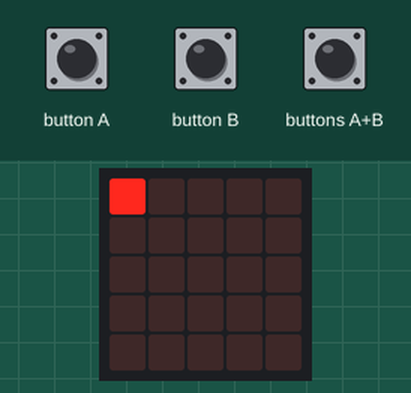
Recording of a program running on a simulated BBC micro:bit (MakeCode). On the bench: the board's 5×5 LED display. Inputs (shaded band) come from the test bench.

Above: at 10.0 s.
10.1 s: button B pressed for 0.15 s
At 11.0 s:
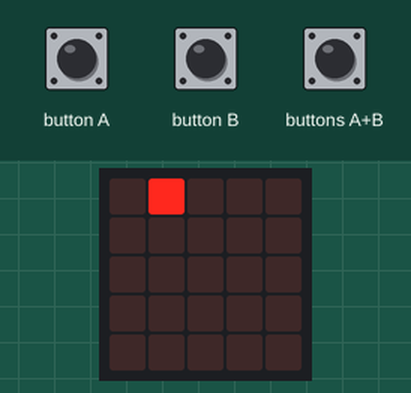
11.9 s: button B pressed for 0.15 s
At 12.8 s:
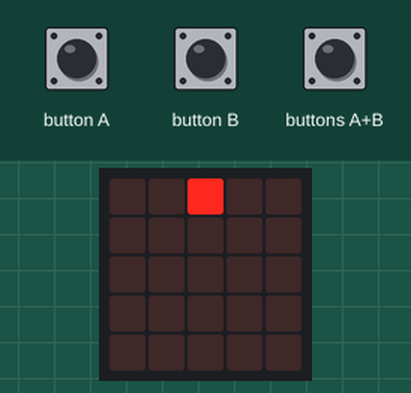
13.6 s: button B pressed for 0.15 s
At 14.6 s:
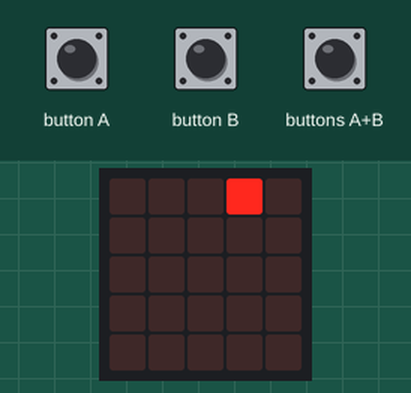
15.3 s: button B pressed for 0.15 s
At 16.3 s:
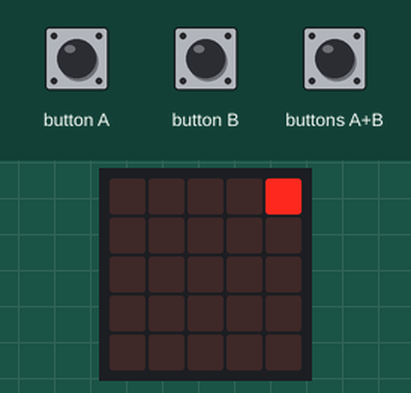
17.0 s: button B pressed for 0.15 s
At 18.1 s:
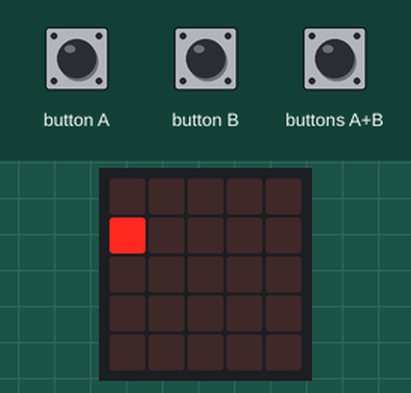
18.7 s: button B pressed for 0.15 s
At 19.9 s:
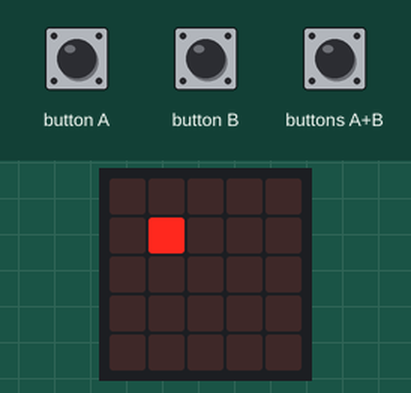
Timing chart, 0 to 21.3 s (numbered marks = the images above; inputs shaded):
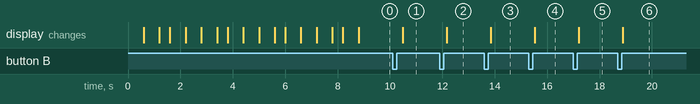

The program:

main.ts
```typescript
function Loading () {
    for (let index = 0; index < 4; index++) {
        basic.showIcon(IconNames.Square)
        basic.showIcon(IconNames.SmallSquare)
        basic.showLeds(`
            . . . . .
            . . . . .
            . . # . .
            . . . . .
            . . . . .
            `)
        basic.showIcon(IconNames.SmallSquare)
    }
    basic.clearScreen()
}
input.onButtonPressed(Button.A, function () {
    UI_number += -1
})
input.onButtonPressed(Button.AB, function () {
    UI_number = 0
})
input.onButtonPressed(Button.B, function () {
    UI_number += 1
})
let UI_number = 0
Loading()
basic.forever(function () {
    if (UI_number == 0) {
        basic.showLeds(`
            # . . . .
            . . . . .
            . . . . .
            . . . . .
            . . . . .
            `)
    } else if (UI_number == 1) {
        basic.showLeds(`
            . # . . .
            . . . . .
            . . . . .
            . . . . .
            . . . . .
            `)
    } else if (UI_number == 2) {
        basic.showLeds(`
            . . # . .
            . . . . .
            . . . . .
            . . . . .
            . . . . .
            `)
    } else if (UI_number == 3) {
        basic.showLeds(`
            . . . # .
            . . . . .
            . . . . .
            . . . . .
            . . . . .
            `)
    } else if (UI_number == 4) {
        basic.showLeds(`
            . . . . #
            . . . . .
            . . . . .
            . . . . .
            . . . . .
            `)
    } else if (UI_number == 5) {
        basic.showLeds(`
            . . . . .
            # . . . .
            . . . . .
            . . . . .
            . . . . .
            `)
    } else if (UI_number == 6) {
        basic.showLeds(`
            . . . . .
            . # . . .
            . . . . .
            . . . . .
            . . . . .
            `)
    } else if (UI_number == 7) {
        basic.showLeds(`
            . . . . .
            . . # . .
            . . . . .
            . . . . .
            . . . . .
            `)
    } else if (UI_number == 8) {
        basic.showLeds(`
            . . . . .
            . . . # .
            . . . . .
            . . . . .
            . . . . .
            `)
    } else if (UI_number == 9) {
        basic.showLeds(`
            . . . . .
            . . . . #
            . . . . .
            . . . . .
            . . . . .
            `)
    } else if (UI_number == 10) {
        basic.showLeds(`
            . . . . .
            . . . . .
            # . . . .
            . . . . .
            . . . . .
            `)
    } else if (UI_number == 11) {
        basic.showLeds(`
            . . . . .
            . . . . .
            . # . . .
            . . . . .
            . . . . .
            `)
    } else if (UI_number == 12) {
        basic.showLeds(`
            . . . . .
            . . . . .
            . . # . .
            . . . . .
            . . . . .
            `)
    } else if (UI_number == 13) {
        basic.showLeds(`
            . . . . .
            . . . . .
            . . . # .
            . . . . .
            . . . . .
            `)
    } else if (UI_number == 14) {
        basic.showLeds(`
            . . . . .
            . . . . .
            . . . . #
            . . . . .
            . . . . .
            `)
    } else if (UI_number == 15) {
        basic.showLeds(`
            . . . . .
            . . . . .
            . . . . .
            # . . . .
            . . . . .
            `)
    } else if (UI_number == 16) {
        basic.showLeds(`
            . . . . .
            . . . . .
            . . . . .
            . # . . .
            . . . . .
            `)
    } else if (UI_number == 17) {
        basic.showLeds(`
            . . . . .
            . . . . .
            . . . . .
            . . # . .
            . . . . .
            `)
    } else if (UI_number == 18) {
        basic.showLeds(`
            . . . . .
            . . . . .
            . . . . .
            . . . # .
            . . . . .
            `)
    } else if (UI_number == 19) {
        basic.showLeds(`
            . . . . .
            . . . . .
            . . . . .
            . . . . #
            . . . . .
            `)
    } else if (UI_number == 20) {
        basic.showLeds(`
            . . . . .
            . . . . .
            . . . . .
            . . . . .
            # . . . .
            `)
    } else if (UI_number == 21) {
        basic.showLeds(`
            . . . . .
            . . . . .
            . . . . .
            . . . . .
            . # . . .
            `)
    } else if (UI_number == 22) {
        basic.showLeds(`
            . . . . .
            . . . . .
            . . . . .
            . . . . .
            . . # . .
            `)
    } else if (UI_number == 23) {
        basic.showLeds(`
            . . . . .
            . . . . .
            . . . . .
            . . . . .
            . . . # .
            `)
    } else if (UI_number == 24) {
        basic.showLeds(`
            . . . . .
            . . . . .
            . . . . .
            . . . . .
            . . . . #
            `)
    } else {

    }
})
```

test.ts
```typescript
// тут проходять випробування; ця компіляція не відбуватиметься, коли цей пакет використовуватиметься як розширення.
```

Measured:
- after the input at 10.1 s, the display: changes after 0.38 s (image 1)
- after the input at 11.9 s, the display: changes after 0.26 s (image 2)
- after the input at 13.6 s, the display: changes after 0.24 s (image 3)
- after the input at 15.3 s, the display: changes after 0.22 s (image 4)
- after the input at 17.0 s, the display: changes after 0.20 s (image 5)
- after the input at 18.7 s, the display: changes after 0.18 s (image 6)
